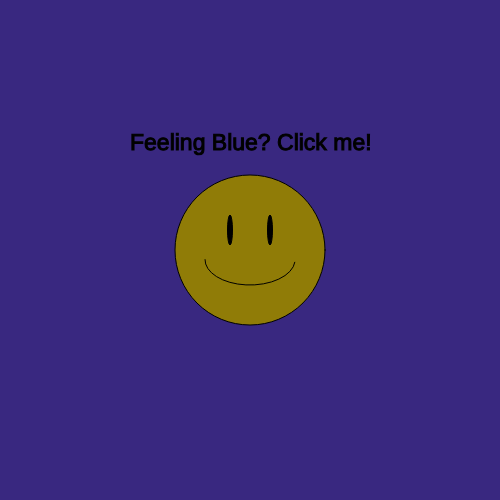
Frame 1 (no input)
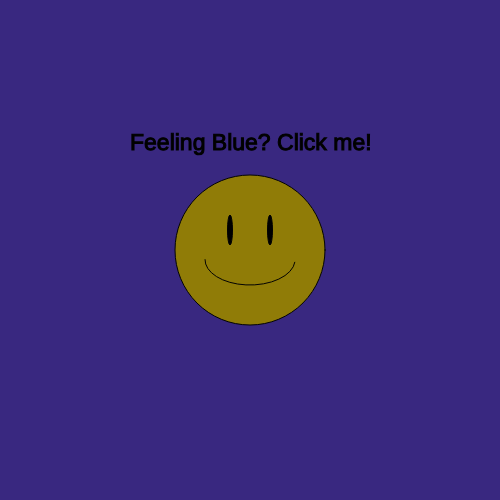
Frame 60 (no input)
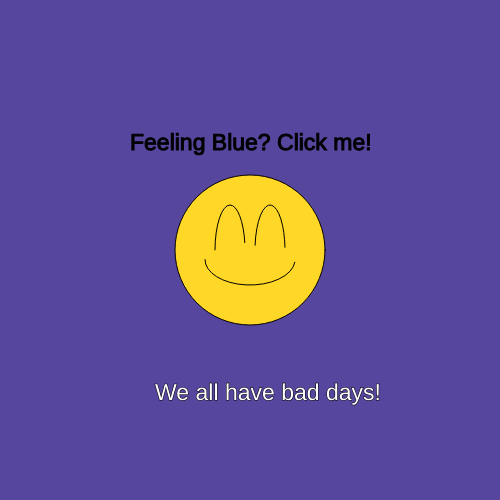
Frame 120 (the mouse pressed at the canvas centre since frame 60)

The p5.js sketch that drew these frames (run headless with seeded random() and noise() and a simulated clock; from frame 60 on, the mouse is pressed at the canvas centre):

// p5.js sketch
// ── sketch.js
let affirmation = [
  "You're amazing!",
  "Keep doing what you do!",
  "Don't give up!",
  "We love you!",
  "You're the best!",
  "World's best human!",
  "We all have bad days!",
  "You're not alone!",
  "You're enough!"
];

let choice = "";

function setup() {
  createCanvas(500, 500);
}

function draw() {

  // Normal face
  background(57, 40, 128);

  fill(144, 124, 7);
  ellipse(width / 2, height / 2, 150, 150);

  fill(0);
  ellipse(width / 2 - 20, height / 2 - 20, 5, 30);
  ellipse(width / 2 + 20, height / 2 - 20, 5, 30);

  noFill();
  arc(width / 2, height / 2 + 10, 90, 50, 18.9, 22);


  // Change face while mouse is being pressed
  if (mouseIsPressed === true) {

    background(87, 70, 158);

    fill(255, 215, 38);
    ellipse(width / 2, height / 2, 150, 150);

    noFill();
    arc(width / 2 - 20, height / 2, 30, 90, 22, HALF_PI - 90);

    noFill();
    arc(width / 2 + 20, height / 2, 30, 90, 22.3, HALF_PI - 96);

    noFill();
    arc(width / 2, height / 2 + 10, 90, 50, 18.9, 22);
  }


  // Instruction
  textSize(23);
  stroke(3);
  fill("black");
  text(
    "Feeling Blue? Click me!",
    width / 2 - 120,
    height / 2 - 100
  );


  // Show the chosen affirmation
  if (choice !== "") {
    fill(255);
    stroke(0);
    text(choice, 155, 400);
  }
}


// This happens ONE TIME every time you click
function mousePressed() {

  choice = random(affirmation);

}
